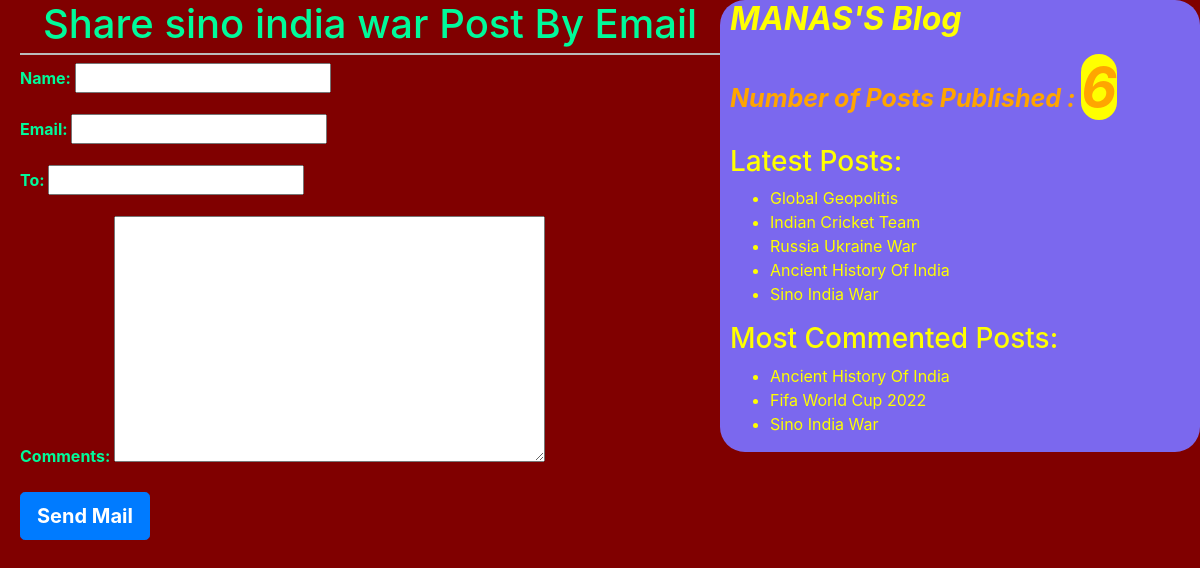
The page /2/share on the database its author committed.
### BloggingApp/models.py (models this page shows, shortened)
class Post(models.Model):
    STATUS_CHOICES=(('draft','Draft'),('published','Published'))
    title=models.CharField(max_length=150)
    slug=models.SlugField(max_length=250,unique_for_date='publish')
    author=models.ForeignKey(User,on_delete=models.CASCADE,related_name='blog_posts')
    body=models.TextField()
    publish=models.DateTimeField(default=timezone.now)
    created=models.DateTimeField(auto_now_add=True)
    updated=models.DateTimeField(auto_now=True)
    status=models.CharField(max_length=10,choices=STATUS_CHOICES,default='draft')
    objects=CustomManager()
    tags=TaggableManager()
    class Meta:
        ordering=('-publish',)
    def get_absolute_url(self):
        return reverse("post_detail",args=[self.publish.year,self.publish.strftime('%m'),self.publish.strftime('%d'),self.slug])

### BloggingApp/views.py (the view)
# urls.py: path('<id>/share', views.email_send_view),
def email_send_view(request,id):
    post=get_object_or_404(Post,id=id,status='published')
    sent=False
    if request.method=='POST':
        form=SendEmailForm(request.POST)
        if form.is_valid():
            cd=form.cleaned_data
            subject='{}({}) recommends you to read {} post'.format(cd['name'],cd['email'],post.title)
            post_url=request.build_absolute_uri(post.get_absolute_url())
            message='Read post At:\n{}\n\n{}\'s comment is:\n{} '.format(post_url,cd['name'],cd['comments'])
            send_mail=(subject,message,'manas@gmail.com',[cd['to']])
            sent=True
    else:
        form=SendEmailForm()
    return render(request,'bloggingapp/sharepost.html',{'form':form,'post':post,'sent':sent})

### BloggingApp/forms.py
class SendEmailForm(forms.Form):
    name=forms.CharField()
    email=forms.EmailField()
    to=forms.EmailField()
    comments=forms.CharField(required=False,widget=forms.Textarea)

### BloggingApp/models.py (called while the page is built)
    def get_queryset(self):
        return super().get_queryset().filter(status='published')

### BloggingApp/templatetags/bloggingapp_tags.py (called while the page is built)
@register.simple_tag(name='my_tag')
def total_posts():
    return Post.objects.count()

@register.inclusion_tag('bloggingapp/latest_posts123.html')
def show_latest_posts(count):
    latest_posts=Post.objects.order_by('-publish')[:count]
    return{'latest_posts':latest_posts}

@register.simple_tag
def get_most_commented_posts(count=3):
    most_commented_posts=Post.objects.annotate(total_comments=Count('comments')).order_by('-total_comments')[:count]
    return most_commented_posts

### templates/bloggingapp/sharepost.html (shortened to what this page needs)
<!DOCTYPE html>
{% extends 'bloggingapp/base.html'%}
{% block content_block %}
{% if sent %}
<h1>Mail has been sent successfully!!!!!!!!!</h1>
<h2>Post with title:{{post.title}} info shared successfully through mail...</h2>
{%else%}
<h1>Share {{post.title}} Post By Email</h1>
<form method="POST" >
  {{form.as_p}}
  <input style="font-weight:bold;" type="submit" class='btn btn-primary btn-lg' name="" value="Send Mail">
</form>
{%endif%}
{%endblock%}

### templates/bloggingapp/base.html (shortened to what this page needs)
<!DOCTYPE html>
{% load static %}
{% load bloggingapp_tags %}
<html lang="en" dir="ltr">
  <head>
    <link rel="stylesheet" href="{% static "css/bootstrap.css" %}">
    <link rel="stylesheet" href="{% static "css/blogging.css" %}">
  </head>
  <body>
    <div class="content">
      {% block content_block %}
      {%endblock%}
    </div>
    <div class="sidebar">
      <h2 ><strong><em>MANAS'S Blog</em></strong></h2>
      <p id="tp"> Number of Posts Published : <span  class="tp">{% my_tag %}</span></p>
      <h3>Latest Posts:</h3>{%show_latest_posts 5 %}
      <h3>Most Commented Posts:</h3>
      {% get_most_commented_posts as most_commented_posts%}
      <ul>
        {% for post in most_commented_posts%}
        <li > <a style="color:yellow;" href="{{post.get_absolute_url}}">{{post.title|title}}</a></li>
        {% endfor%}
      </ul>
    </div>
  </body>
</html>

### templates/bloggingapp/latest_posts123.html
<ul>
    {% for post in latest_posts %}
    <li><a style="color:yellow;" href="{{post.get_absolute_url}}"> {{post.title|title}}</a></li>
    {% endfor %}
</ul>

### static/css/blogging.css (style rules this page uses)
.content { width: 60%; float: left; font-family:-apple-system, BlinkMacSystemFont, 'Segoe UI', Roboto, Oxygen, Ubuntu, Cantarell, 'Open Sans', 'Helvetica Neue', sans-serif; color:mediumspringgreen; font-weight: bold; padding-left: 20px; border-radius: 25px; }
.sidebar { width: 40%; background: mediumslateblue; float: right; color:yellow; padding-left: 10px; border-radius: 25px; }
body { background:maroon; }
h1 { text-align: center; border-bottom: 2px solid #bbb; padding-bottom: 5px; }
#tp { color:orange; font-size:25px; font-weight: bold; font-style: oblique; }
.tp { background:yellow; font-size: 55px; border-radius: 50px; font-style:oblique; }

### rows shown on the page
Post: title "sino india war", title "Sino India War"
Post: title "Global Geopolitis"
Post: title "Indian Cricket Team"
Post: title "Russia Ukraine War"
Post: title "Ancient History Of India"
Post: title "Fifa World Cup 2022"
